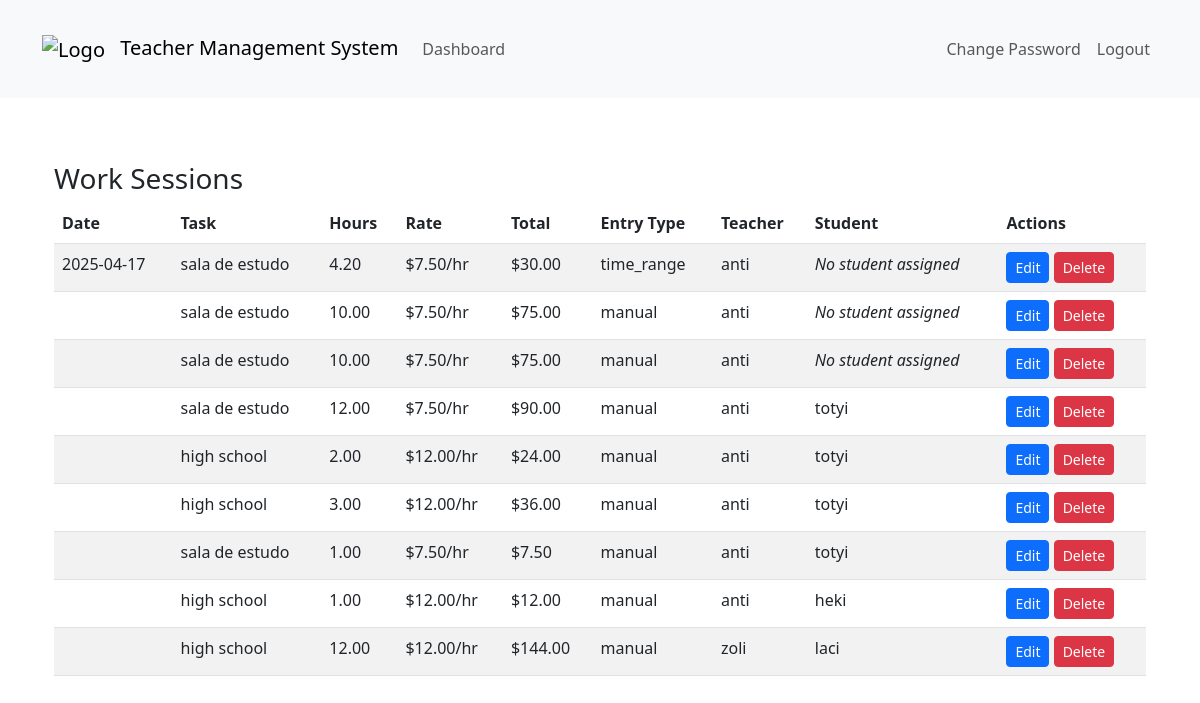
The app's page /dashboard/dashboard/superuser/work-sessions/ (signed in), older data.
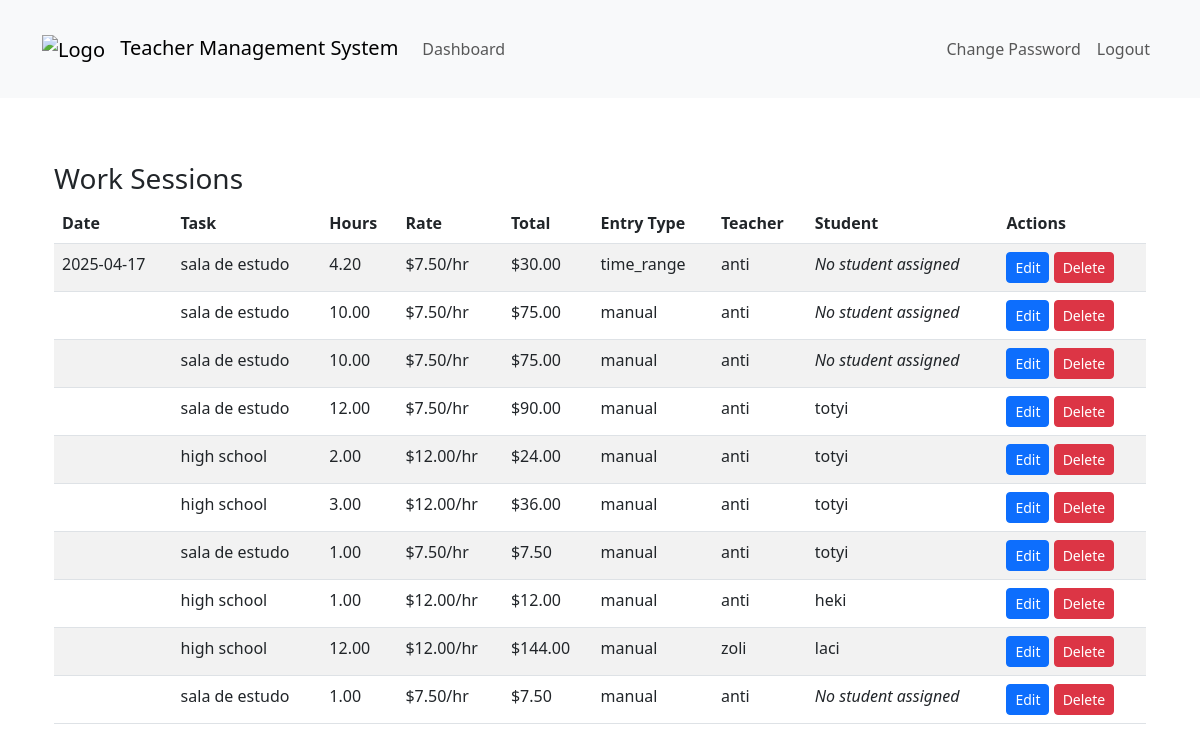
The same page, newer data.
### teachers_app/models.py (models this page shows, shortened)
class WorkSession(models.Model):
    ENTRY_TYPE_CHOICES = [
        ('manual', 'Manual Hours Input'),
        ('clock', 'Clock In/Out'),
        ('time_range', 'Time Range'),
    ]
    teacher = models.ForeignKey(Teacher, on_delete=models.CASCADE)
    task = models.ForeignKey(Task, on_delete=models.CASCADE)
    entry_type = models.CharField(max_length=10, choices=ENTRY_TYPE_CHOICES)
    hourly_rate = models.DecimalField(max_digits=10, decimal_places=2, null=True, blank=True)  # Store the hourly rate at creation time
    stored_hours = models.DecimalField(max_digits=10, decimal_places=2, null=True, blank=True)  # Store the hours at creation time
    is_deleted = models.BooleanField(default=False)
    deleted_at = models.DateTimeField(null=True, blank=True)
    student = models.ForeignKey(
    Student,
    on_delete=models.SET_NULL,
    null=True,    # Makes it nullable in the DB
    blank=True    # Allows blank in forms
)
    manual_hours = models.DecimalField(max_digits=5, decimal_places=2, null=True, blank=True)
    clock_in = models.DateTimeField(null=True, blank=True)
    clock_out = models.DateTimeField(null=True, blank=True)
    start_time = models.DateTimeField(null=True, blank=True)
    end_time = models.DateTimeField(null=True, blank=True)
    created_at = models.DateTimeField(auto_now_add=True)
    total_amount = models.DecimalField(max_digits=10, decimal_places=2, null=True, blank=True)
    def calculated_hours(self):
        if self.entry_type == 'manual' and self.manual_hours:
            return self.manual_hours
        elif self.entry_type == 'clock' and self.clock_in and self.clock_out:
            duration = self.clock_out - self.clock_in
            return duration.total_seconds() / 3600  # Return hours
        elif self.entry_type == 'time_range' and self.start_time and self.end_time:
            duration = self.end_time - self.start_time
            return duration.total_seconds() / 3600  # Return hours
        return None  # Return None if no valid data

class Task(models.Model):
    name = models.CharField(max_length=200)
    description = models.TextField(blank=True, null=True)
    duration = models.DurationField(null=True, blank=True)
    price = models.DecimalField(max_digits=10, decimal_places=2, default=0.00)
    hourly_rate = models.DecimalField(max_digits=10, decimal_places=2)
    created_at = models.DateTimeField(auto_now_add=True)
    updated_at = models.DateTimeField(auto_now=True)
    is_active = models.BooleanField(default=True)

class Teacher(models.Model):
    user = models.OneToOneField(CustomUser, on_delete=models.CASCADE)
    subjects = models.CharField(max_length=200, blank=True, help_text="Optional: List of subjects taught")

class CustomUser(AbstractUser):
    is_student   = models.BooleanField(default=False)
    is_teacher = models.BooleanField(default=False)
    is_inspector = models.BooleanField(default=False)

class Student(models.Model):
    user = models.OneToOneField(settings.AUTH_USER_MODEL, on_delete=models.CASCADE)
    phone = models.CharField(max_length=20, blank=True, null=True)
    is_active = models.BooleanField(default=True)
    def __str__(self):
        return self.user.username

### teachers_app/views.py (the view)
# urls.py: path('dashboard/superuser/work-sessions/', views.list_work_sessions, name='superuser_list_work_sessions'),
@login_required
@user_passes_test(lambda u: u.is_superuser)
def list_work_sessions(request):
    work_sessions = WorkSession.objects.select_related('task', 'teacher').order_by('-start_time')
    context = {
        'work_sessions': work_sessions
    }
    return render(request, 'superuser/list_work_sessions.html', context)

### templates/superuser/list_work_sessions.html (shortened to what this page needs)
{% extends 'base.html' %}
{% load static %}
{% block content %}
<div class="container">
    <h3>Work Sessions</h3>
    <div class="row">
        <div class="col-md-12">
            <table class="table table-striped">
                <thead>
                    <tr>
                        <th>Date</th>
                        <th>Task</th>
                        <th>Hours</th>
                        <th>Rate</th>
                        <th>Total</th>
                        <th>Entry Type</th>
                        <th>Teacher</th>
                        <th>Student</th>
                        <th>Actions</th>
                    </tr>
                </thead>
                <tbody>
                    {% for session in work_sessions %}
                    <tr>
                        <td>{{ session.start_time|date:"Y-m-d" }}</td>
                        <td>{{ session.task.name }}</td>
                        <td>{{ session.calculated_hours|floatformat:2 }}</td>
                        <td>${{ session.task.hourly_rate|floatformat:2 }}/hr</td>
                        <td>${{ session.total_amount|floatformat:2 }}</td>
                        <td>{{ session.entry_type }}</td>
                        <td>{{ session.teacher.user.username }}</td>
                        <td>{% if session.student %}{{ session.student }}{% else %}<em>No student assigned</em>{% endif %}</td>
                        <td>
                            <a href="{% url 'edit_work_session' session.id %}" class="btn btn-sm btn-primary">Edit</a>
                            <form method="post" action="{% url 'delete_work_session' session.id %}" style="display: inline;" onsubmit="return confirm('Are you sure you want to delete this work session?');">
                                <button type="submit" class="btn btn-sm btn-danger">Delete</button>
                            </form>
                        </td>
                    </tr>
                    {% empty %}
                    <tr>
                        <td colspan="9">No work sessions found.</td>
                    </tr>
                    {% endfor %}
                </tbody>
            </table>
        </div>
    </div>
</div>
{% endblock %}

### templates/base.html (shortened to what this page needs)
<!DOCTYPE html>
{% load static %}
<html lang="en">
    <head>
        <link href="https://cdn.jsdelivr.net/npm/bootstrap@5.3.0/dist/css/bootstrap.min.css" rel="stylesheet">
        <link rel="stylesheet" href="{% static 'css/custom.css' %}">
    </head>
<body class="custom-bg">
    <nav class="navbar navbar-expand-lg navbar-light bg-light">
        <div class="container">
            <a class="navbar-brand" href="{% url 'dashboard' %}">
                <img src="{% static 'images/logo.png' %}" alt="Logo" class="logo">
                Teacher Management System
            </a>
            <div class="collapse navbar-collapse" id="navbarNav">
                <ul class="navbar-nav me-auto">
                    {% if user.is_authenticated %}
                        <li class="nav-item">
                            <a class="nav-link" href="{% url 'dashboard' %}">Dashboard</a>
                        </li>
                    {% endif %}
                </ul>
                <ul class="navbar-nav">
                    {% if user.is_authenticated %}
                        <li class="nav-item">
                            <a class="nav-link" href="{% url 'change_password' %}">Change Password</a>
                        </li>
                        <li class="nav-item">
                            <form method="post" action="{% url 'logout' %}" class="d-inline">
                                <button type="submit" class="btn nav-link border-0 bg-transparent">Logout</button>
                            </form>
                        </li>
                    {% else %}
                        <li class="nav-item">
                            <a class="nav-link" href="{% url 'login' %}">Login</a>
                        </li>
                    {% endif %}
                </ul>
            </div>
        </div>
    </nav>
    <div class="container mt-4">
        {% block content %}
        {% endblock %}
    </div>
</body>
</html>

### static/css/custom.css (style rules this page uses)
body { margin: 0; min-height: 100vh; background-size: cover; background-position: center; background-attachment: fixed; background-repeat: no-repeat; }
body::before { content: ""; position: fixed; top: 0; left: 0; width: 100%; height: 100%; z-index: -1; }
.logo { max-height: 50px; margin-right: 10px; }
.container { padding-top: 20px; padding-bottom: 20px; }
.custom-bg { margin: 0; min-height: 100vh; background-image: url('/static/images/background.png'); background-size: cover; background-position: center; background-attachment: fixed; background-repeat: no-repeat; }

Row changes from the older to the newer data that the page shows:
added WorkSession: task.name "sala de estudo", calculated_hours "1.00", task.hourly_rate "7.50", total_amount "7.50", entry_type "manual", teacher.user.username "anti", shows "No student assigned"
